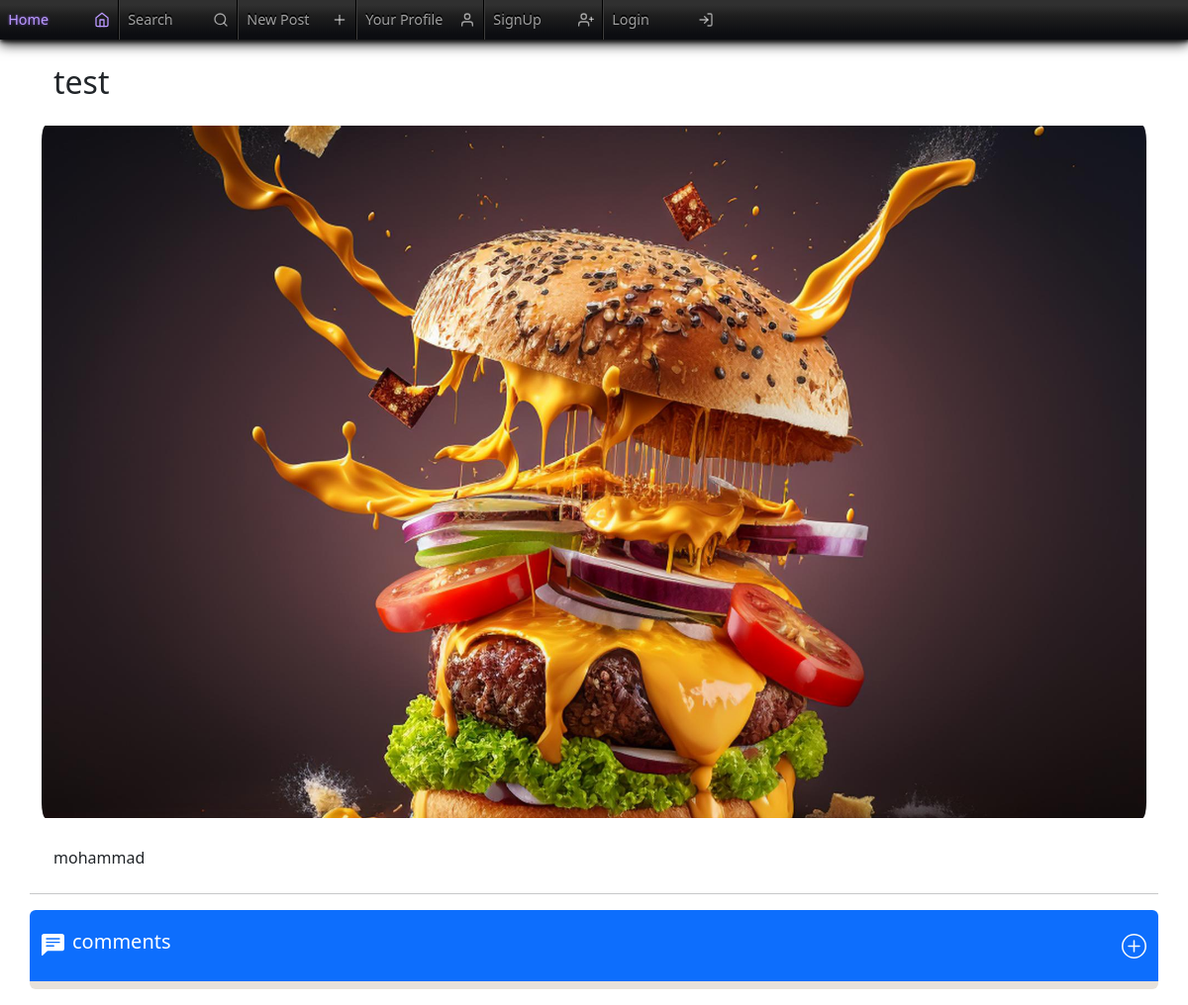
/detail/29, run on an earlier commit of the app's database.
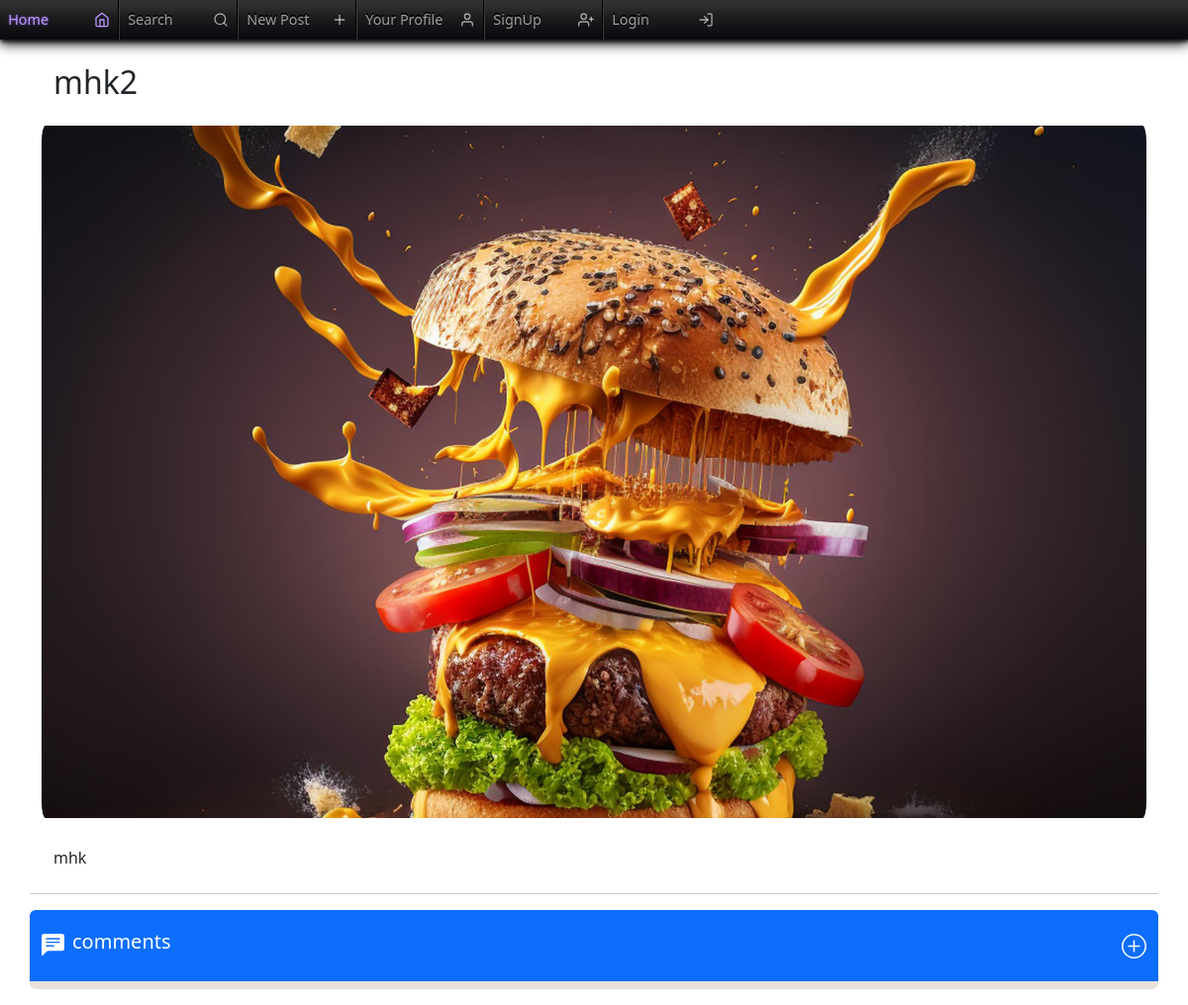
And on a later commit of the database.
### Blog/models.py (models this page shows)
class Post(models.Model):
    author = models.ForeignKey("User.User", on_delete=models.CASCADE)
    title = models.CharField(max_length=200)
    content = models.TextField()
    image = models.ImageField(upload_to="images/Blog", blank=True)
    is_draft = models.BooleanField(default=True)
    categories = models.ForeignKey("Categories.Category", on_delete=models.CASCADE)

### Blog/views.py (the view)
# urls.py: path("detail/<int:post_id>", views.detail, name="detail"),
def detail(request, post_id):
    post = Post.objects.get(id=post_id)
    id = request.COOKIES.get("user", None)
    user_id = -1
    if request.method == "POST":
        form = AddCommentForm(request.POST)
        if form.is_valid():
            post_object = Post.objects.get(pk=post_id)
            user_object = User.objects.get(pk=id)
            Comment.objects.create(
                post=post_object,
                author=user_object,
                content=form.cleaned_data["content"],
            )
            return redirect("detail", post_id=post_id)
    else:
        comment = Comment.objects.all()
        form = AddCommentForm()
    if id != None:
        user_id = int(id)
    return render(
        request,
        "detail.html",
        {
            "post": post,
            "form": form,
            "id": id,
            "comment": comment,
            "user_id": user_id,
        },
    )

### Blog/templates/detail.html (shortened to what this page needs)
{% extends "base.html" %}  {% block body %}
{% include "navbar.html" %}
<div class="container mt-4">
  <div class="row">
    <h2 class="px-4 mb-4">{{post.title}}</h2>
    <img src="../../media/{{post.image}}" alt="" class="d-block rounded-4" />
    <p class="lh-lg mt-4 content px-4">{{post.content}}</p>
    <hr class="mt-1" />
    <div
      class="d-flex align-items-center text-bg-primary comment justify-content-between "
      style="border-radius: 0.375rem 0.375rem 0 0"
    >
      <div class="d-flex align-items-center">
        <h5 class="ms-2 fs-5">comments</h5>
      </div>
      <div class="">
        {% if id != None %}
        <a href="#add" data-bs-toggle="modal">
        {% else %}
        <a href="{% url 'signin'  %}" >
        {% endif %}
        </a>
        </div>
      </div>
      <div
      class="mb-3 pt-2 "
      style="
        background-color: rgb(231 225 218);
        border-radius: 0 0 0.375rem 0.375rem;
      "
    >
  </div>
    </div>
  </div>
{% endblock body %}

### User/templates/base.html (shortened to what this page needs)
<!DOCTYPE html>
<html lang="en">
<head>
  {% block head %}{% endblock head %}
  <link href="https://cdn.jsdelivr.net/npm/bootstrap@5.3.3/dist/css/bootstrap.min.css" rel="stylesheet"
 />
</head>
<body >
  {% include "messages.html" %} {% block body %}{% endblock body %}
</body>
</html>

### User/templates/navbar.html (shortened to what this page needs)
{% extends "base.html" %} {% block head %}
{% load static %}
<link rel="stylesheet" href="{% static 'user/navbar.css' %}" />
{% endblock head %} {% block body %}
<nav class="menu" id="nav">
  <span class="nav-item active">
    <span class="icon">
      <i data-feather="home"></i>
    </span>
    <a href="{% url 'home'  %}">Home</a>
  </span>
  <span class="nav-item">
    <span class="icon">
      <i data-feather="search"></i>
    </span>
    <a href="#exampleModal" data-bs-toggle="modal">Search</a>
  </span>
  <span class="nav-item">
    <span class="icon">
      <i data-feather="plus"></i>
    </span>
    <a href="{% url 'create'  %}">New Post</a>
  </span>
  <span class="nav-item">
    <span class="icon">
      <i data-feather="user"></i>
    </span>
    <a href="{% url 'profile'  %}">Your Profile</a>
  </span>
   {% if id == None %}
  <span class="nav-item">
    <span class="icon">
      <i data-feather="user-plus"></i>
    </span>
    <a href="{% url 'signup'  %}">SignUp</a>
  </span>
  <span class="nav-item">
    <span class="icon">
      <i data-feather="log-in"></i>
       </span>
    <a href="{% url 'signin'  %}">Login</a>
  </span>
  {% endif %}
</nav>
{% endblock body %}

### User/static/User/navbar.css (style rules this page uses)
* { box-sizing: border-box; }
body { margin: 0; font-family: system-ui, sans-serif; }
nav, .nav-item { display: flex; }
nav { background-image: linear-gradient(#303030 13%, #1e1e1e 40%, #0c0d11 86%); color: rgba(255, 255, 255, 0.6); text-shadow: 0 -2px 0 black; cursor: pointer; box-shadow: 1px 2px 4px #141414, 0 4px 12px #0a0a0a; }
.nav-item { flex-direction: row-reverse; font-size: 0.8999rem; line-height: 1rem; align-items: center; min-width: 120px; justify-content: space-between; transition: all 80ms ease; }
.nav-item.active { color: #bb99ff; text-shadow: 0 0 3px rgba(153, 102, 255, 0.7); }
.nav-item:not(:first-of-type) { border-left: 1px solid #3c3c3c; }
.nav-item:not(:last-of-type) { border-right: 0.1rem solid black; }
.nav-item a { color: inherit; text-decoration: none; padding: 1ch; }
.nav-item .icon { padding: 1ch; position: relative; }
.nav-item .icon > svg { max-width: 16px; }

### Blog/templates/detail.html (style rules this page uses)
img { width: 500px; height: 700px; object-fit: cover; }
.content { text-align: justify; }
.comment { background-color: #f2f2f2; padding: 20px; }
a { text-decoration: none; }

### User/templates/base.html (style rules this page uses)
a { text-decoration: none !important; }

What changed in the data, as far as the page shows it:
changed Post: title "test" → "mhk2"; content "mohammad" → "mhk"
